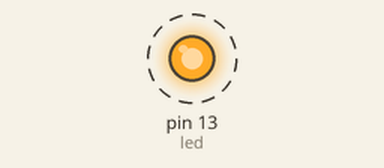
A sketch run on a simulated Arduino Uno, built with avr-gcc and run on an emulated ATmega328P. Parts: output pins drawn as LEDs (lit = HIGH). Dashed ring = blinking. What the sketch prints to the serial monitor is not drawn.

Above: at 0.4 s.
Timing chart, 0 to 3.7 s (numbered marks = the images above):
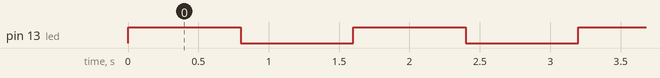

The sketch:

OUT_LED_2S.ino
```cpp
int led = 13;                       // Led connected to pin 13
int x;                            //variable to save the status
void setup()
{
  pinMode(led, OUTPUT);             // pin 13 is output
  Serial.begin(9600);               // start serial with baud rate = 9600
  Serial.flush();                   //to wait to complete the outgoing serial data
  Serial.println("write fast or slow");
}
void loop()
{
  String input = "";                //variable to save the input message
  while (Serial.available() > 0)    //that means there's data arrived from the serial
  {
    input += (char) Serial.read();  //to read one char at a time and save it into (input) variable
    delay(5);                       //delay 5ms before next char
  }
  if (input == "fast")              // if you write/send (fast) by serial
  {
    x = 1;
  }
  else if (input == "slow")         // if you write/send (slow) by serial
  {
    x = 0;
  }
  if ( x == 1)
  {
    digitalWrite(led, HIGH);        //make the led on
    delay(100);                     //wait small time to be fast
    digitalWrite(led, LOW);         //make the led off
    delay(100);
  }
  else if (x == 0)
  {
    digitalWrite(led, HIGH);        //make the led on
    delay(800);                     //wait bigger time to be slow
    digitalWrite(led, LOW);         //make the led off
    delay(800);
  }
}
```

Measured:
- by itself, pin 13 (led): alternates HIGH for 0.80 s and LOW for 0.80 s
